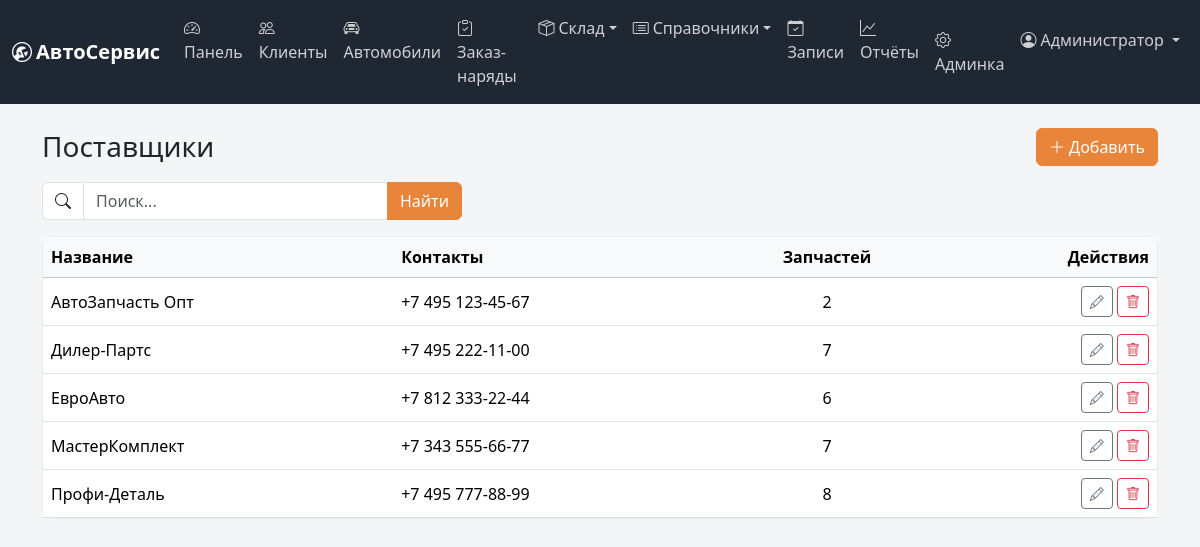
Screenshot of /suppliers/ (signed in) with the database file from the repository.
### users/models.py (models this page shows, shortened)
class User(AbstractUser):
    class Role(models.TextChoices):
        ADMIN = "admin", "Администратор"
        RECEIVER = "receiver", "Мастер-приёмщик"
        MECHANIC = "mechanic", "Механик"
    middle_name = models.CharField("Отчество", max_length=150, blank=True)
    phone = models.CharField("Телефон", max_length=20, blank=True)
    role = models.CharField(
        "Роль", max_length=20, choices=Role.choices, default=Role.RECEIVER
    )
    class Meta:
        verbose_name = "Сотрудник"
        verbose_name_plural = "Сотрудники"
    @property
    def full_name(self):
        parts = [self.last_name, self.first_name, self.middle_name]
        return " ".join(p for p in parts if p) or self.username
    @property
    def is_admin(self):
        return self.is_superuser or self.role == self.Role.ADMIN
    @property
    def is_mechanic(self):
        return self.role == self.Role.MECHANIC

### workshop/models.py (models this page shows, shortened)
class Supplier(models.Model):
    name = models.CharField("Название", max_length=255)
    contacts = models.CharField("Контакты", max_length=255, blank=True)
    class Meta:
        verbose_name = "Поставщик"
        verbose_name_plural = "Поставщики"
        ordering = ["name"]

### workshop/views.py (the view)
# urls.py: path("suppliers/", views.SupplierListView.as_view(), name="supplier_list"),
class SupplierListView(SearchableListView):
    model = Supplier
    template_name = "directory/supplier_list.html"
    search_fields = ("name", "contacts")

### users/access.py (called while the page is built)
    def dispatch(self, request, *args, **kwargs):
        if not request.user.is_authenticated:
            return self.handle_no_permission()
        if request.user.is_superuser or request.user.role in self.allowed_roles:
            return super().dispatch(request, *args, **kwargs)
        raise PermissionDenied

### workshop/context_processors.py (called while the page is built)
def workshop_info(request):
    return {"workshop": getattr(settings, "WORKSHOP_INFO", {})}

### workshop/views.py (called while the page is built)
    def get_queryset(self):
        qs = super().get_queryset()
        query = self.request.GET.get("q", "").strip()
        if query and self.search_fields:
            condition = Q()
            for field in self.search_fields:
                condition |= Q(**{f"{field}__icontains": query})
            qs = qs.filter(condition)
        return qs

    def get_context_data(self, **kwargs):
        ctx = super().get_context_data(**kwargs)
        ctx["q"] = self.request.GET.get("q", "")
        return ctx

### templates/directory/supplier_list.html (shortened to what this page needs)
{% extends "crud/list_base.html" %}
{% block list_title %}Поставщики{% endblock %}
{% block list_actions %}
  <a href="{% url 'supplier_create' %}" class="btn btn-primary"><i class="bi bi-plus-lg me-1"></i>Добавить</a>
{% endblock %}
{% block thead %}<th>Название</th><th>Контакты</th><th class="text-center">Запчастей</th><th class="text-end">Действия</th>{% endblock %}
{% block tbody %}
{% for sup in object_list %}
<tr>
  <td class="fw-medium">{{ sup.name }}</td>
  <td>{{ sup.contacts|default:"—" }}</td>
  <td class="text-center">{{ sup.parts.count }}</td>
  <td class="text-end text-nowrap">
    {% include "crud/_row_actions.html" with pk=sup.pk edit="supplier_update" delete="supplier_delete" %}
  </td>
</tr>
{% empty %}
<tr><td colspan="4" class="text-center text-muted py-4">Поставщики не найдены</td></tr>
{% endfor %}
{% endblock %}

### templates/base.html (shortened to what this page needs)
{% load static %}
<!doctype html>
<html lang="ru">
<head>
  <link href="https://cdn.jsdelivr.net/npm/bootstrap@5.3.3/dist/css/bootstrap.min.css" rel="stylesheet">
  <link href="https://cdn.jsdelivr.net/npm/bootstrap-icons@1.11.3/font/bootstrap-icons.min.css" rel="stylesheet">
  <link href="{% static 'css/app.css' %}" rel="stylesheet">
</head>
<body>
  <nav class="navbar navbar-expand-lg navbar-dark app-navbar">
    <div class="container-fluid">
      <a class="navbar-brand fw-semibold" href="{% url 'dashboard' %}">
        <i class="bi bi-wrench-adjustable-circle me-1"></i>АвтоСервис
      </a>
      {% if user.is_authenticated %}
      <div class="collapse navbar-collapse" id="mainNav">
        <ul class="navbar-nav me-auto mb-2 mb-lg-0">
          <li class="nav-item"><a class="nav-link" href="{% url 'dashboard' %}"><i class="bi bi-speedometer2 me-1"></i>Панель</a></li>
          {% if not user.is_mechanic %}
          <li class="nav-item"><a class="nav-link" href="{% url 'client_list' %}"><i class="bi bi-people me-1"></i>Клиенты</a></li>
          <li class="nav-item"><a class="nav-link" href="{% url 'vehicle_list' %}"><i class="bi bi-car-front me-1"></i>Автомобили</a></li>
          {% endif %}
          <li class="nav-item"><a class="nav-link" href="{% url 'order_list' %}"><i class="bi bi-clipboard-check me-1"></i>Заказ-наряды</a></li>
          {% if not user.is_mechanic %}
          <li class="nav-item dropdown">
            <a class="nav-link dropdown-toggle" href="#" role="button" data-bs-toggle="dropdown"><i class="bi bi-box-seam me-1"></i>Склад</a>
          </li>
          <li class="nav-item dropdown">
            <a class="nav-link dropdown-toggle" href="#" role="button" data-bs-toggle="dropdown"><i class="bi bi-card-list me-1"></i>Справочники</a>
          </li>
          <li class="nav-item"><a class="nav-link" href="{% url 'appointment_list' %}"><i class="bi bi-calendar-check me-1"></i>Записи</a></li>
          {% endif %}
          {% if user.is_admin %}
          <li class="nav-item"><a class="nav-link" href="{% url 'reports' %}"><i class="bi bi-graph-up me-1"></i>Отчёты</a></li>
          {% endif %}
        </ul>
        <ul class="navbar-nav">
          {% if user.is_staff %}
          <li class="nav-item"><a class="nav-link" href="{% url 'admin:index' %}"><i class="bi bi-gear me-1"></i>Админка</a></li>
          {% endif %}
          <li class="nav-item dropdown">
            <a class="nav-link dropdown-toggle" href="#" role="button" data-bs-toggle="dropdown">
              <i class="bi bi-person-circle me-1"></i>{{ user.full_name }}
            </a>
          </li>
        </ul>
      </div>
      {% endif %}
    </div>
  </nav>
  <main class="container py-4">
    {% block content %}{% endblock %}
  </main>
</body>
</html>

### templates/crud/_row_actions.html
<a href="{% url edit pk %}" class="btn btn-sm btn-outline-secondary" title="Редактировать"><i class="bi bi-pencil"></i></a>
<a href="{% url delete pk %}" class="btn btn-sm btn-outline-danger" title="Удалить"><i class="bi bi-trash"></i></a>

### static/css/app.css (style rules this page uses)
:root { --app-dark: #1f2733; --app-accent: #e8853a; --app-accent-dark: #c46a28; }
body { background-color: #f4f5f7; }
.app-navbar { background-color: var(--app-dark); }
.app-navbar .navbar-brand, .app-navbar .nav-link:hover { color: #fff; }
.app-navbar .nav-link { color: rgba(255, 255, 255, .78); }
.btn-primary { --bs-btn-bg: var(--app-accent); --bs-btn-border-color: var(--app-accent); --bs-btn-hover-bg: var(--app-accent-dark); --bs-btn-hover-border-color: var(--app-accent-dark); --bs-btn-active-bg: var(--app-accent-dark); --bs-btn-active-border-color: var(--app-accent-dark); }

### rows the page displays
User: full_name "Администратор"
Supplier: name "АвтоЗапчасть Опт", contacts "+7 495 123-45-67", parts.count "2"
Supplier: name "Дилер-Партс", contacts "+7 495 222-11-00", parts.count "7"
Supplier: name "ЕвроАвто", contacts "+7 812 333-22-44", parts.count "6"
Supplier: name "МастерКомплект", contacts "+7 343 555-66-77", parts.count "7"
Supplier: name "Профи-Деталь", contacts "+7 495 777-88-99", parts.count "8"
